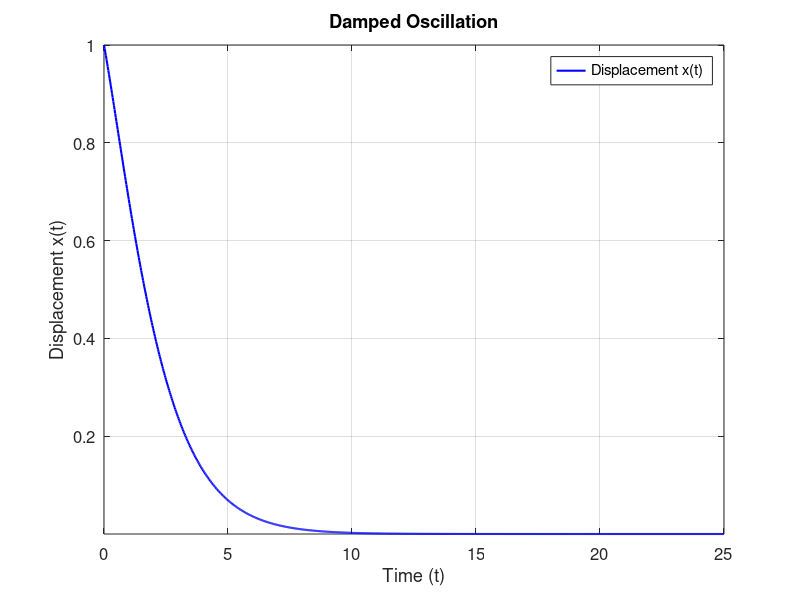

Source code (MATLAB):
% ===========================================================================
%         ╦ ╦┌─┐┌─┐┌─┐┌─┐┌┬┐  ╔╦╗┌─┐┌─┐┌┬┐┬ ┬  ╔╗ ┌─┐┬  ┌─┐┬ ┬┌─┐
%         ╠═╣│ │└─┐└─┐├─┤│││  ║║║├─┤│ ┬ ││└┬┘  ╠╩╗├─┤│  ├─┤├─┤├─┤
%         ╩ ╩└─┘└─┘└─┘┴ ┴┴ ┴  ╩ ╩┴ ┴└─┘─┴┘ ┴   ╚═╝┴ ┴┴─┘┴ ┴┴ ┴┴ ┴
% ===========================================================================
%
% Author: Hossam Magdy Balaha
% Permissions and Citation: Refer to the README file.

% Underdamped:
% omega0 = 2 * pi; % Set the natural frequency (1 Hz, in radians per second).
% gamma = 0.1; % Set the damping coefficient (for example, 0.1).

% Underdamped (2):
% omega0 = 2 * pi; % Set the natural frequency (1 Hz, in radians per second).
% gamma = 1.25; % Set the damping coefficient (for example, 0.1).

% Critically damped:
% omega0 = 0.25 * pi; % Set the natural frequency (1 Hz, in radians per second).
% gamma = 0.25 * pi; % Set the damping coefficient (for example, 0.1).

% Overdamped:
% omega0 = 0.25 * pi; % Set the natural frequency (1 Hz, in radians per second).
% gamma = 1.25; % Set the damping coefficient (for example, 0.1).

% Define system parameters.
omega0 = 0.25 * pi; % Set the natural frequency (1 Hz, in radians per second).
gamma = 0.25 * pi; % Set the damping coefficient.
zeta = gamma / omega0; % Calculate the damping ratio.
A = 1.0; % Set the amplitude of oscillation.
B = 0.5; % Set the second amplitude (for phase shift).

% Generate a fine time vector for plotting the response over a longer window.
t = linspace(0, 25, 1000);

% Display chosen parameters for user verification.
fprintf('Parameters:\n');
fprintf('Natural Frequency (omega0): %.4f rad/s\n', omega0);
fprintf('Damping Coefficient (gamma): %.4f\n', gamma);
fprintf('Damping Ratio (zeta): %.4f\n', zeta);
fprintf('Amplitude (A): %.1f\n', A);
fprintf('Phase Shift Amplitude (B): %.1f\n', B);

% Choose the analytical expression based on the damping ratio and compute response.
if zeta < 1
    % Underdamped: decaying sinusoid with damped natural frequency.
    fprintf('\nUnderdamped Oscillation\n');
    fprintf('Solution: x(t) = exp(-gamma * t) * (A * cos(omegad * t) + B * sin(omegad * t))\n');
    fprintf('where omegad = sqrt(omega0^2 - gamma^2) is the damped natural frequency.\n');
    fprintf('where A and B are constants determined by initial conditions.\n');

    omegad = sqrt(omega0^2 - gamma^2); % Calculate the damped natural frequency.
    x = exp(-gamma * t) .* (A * cos(omegad * t) + B * sin(omegad * t)); % Compute displacement.

elseif zeta == 1
    % Critically damped: fastest return to equilibrium without oscillation.
    fprintf('\nCritically Damped Oscillation\n');
    fprintf('Solution: x(t) = (A + B * t) * exp(-gamma * t)\n');
    fprintf('where A and B are constants determined by initial conditions.\n');

    x = (A + B * t) .* exp(-gamma * t); % Compute displacement.

else
    % Overdamped: non-oscillatory sum of two decaying exponentials.
    fprintf('\nOverdamped Oscillation\n');
    fprintf('Solution: x(t) = A * exp(r1 * t) + B * exp(r2 * t)\n');
    fprintf('where r1 and r2 are the roots of the characteristic equation and are real, distinct, and negative.\n');
    fprintf('where r1 = -gamma + sqrt(gamma^2 - omega0^2) and r2 = -gamma - sqrt(gamma^2 - omega0^2).\n');
    fprintf('where A and B are constants determined by initial conditions.\n');

    r1 = -gamma + sqrt(gamma^2 - omega0^2); % First root.
    r2 = -gamma - sqrt(gamma^2 - omega0^2); % Second root.
    x = A * exp(r1 * t) + B * exp(r2 * t); % Compute displacement.
end

% Plotting section: plot the computed response and save the result as PNG.
figure; % Create a new figure.
plot(t, x, 'b', 'LineWidth', 1.5); % Plot displacement vs. time.
title('Damped Oscillation'); % Set the plot title.
xlabel('Time (t)'); % Label the x-axis as time.
ylabel('Displacement x(t)'); % Label the y-axis as displacement.
grid on; % Enable grid for better readability.
legend('Displacement x(t)', 'Location', 'Best'); % Show legend.
set(gca, 'FontSize', 12); % Set font size for axis labels.
axis tight; % Adjust axis limits to fit data tightly.

% Save the plot as a PNG file for lecture materials.
saveas(gcf, 'Lecture_04_Lab_Exercise_2_Damped.png');
